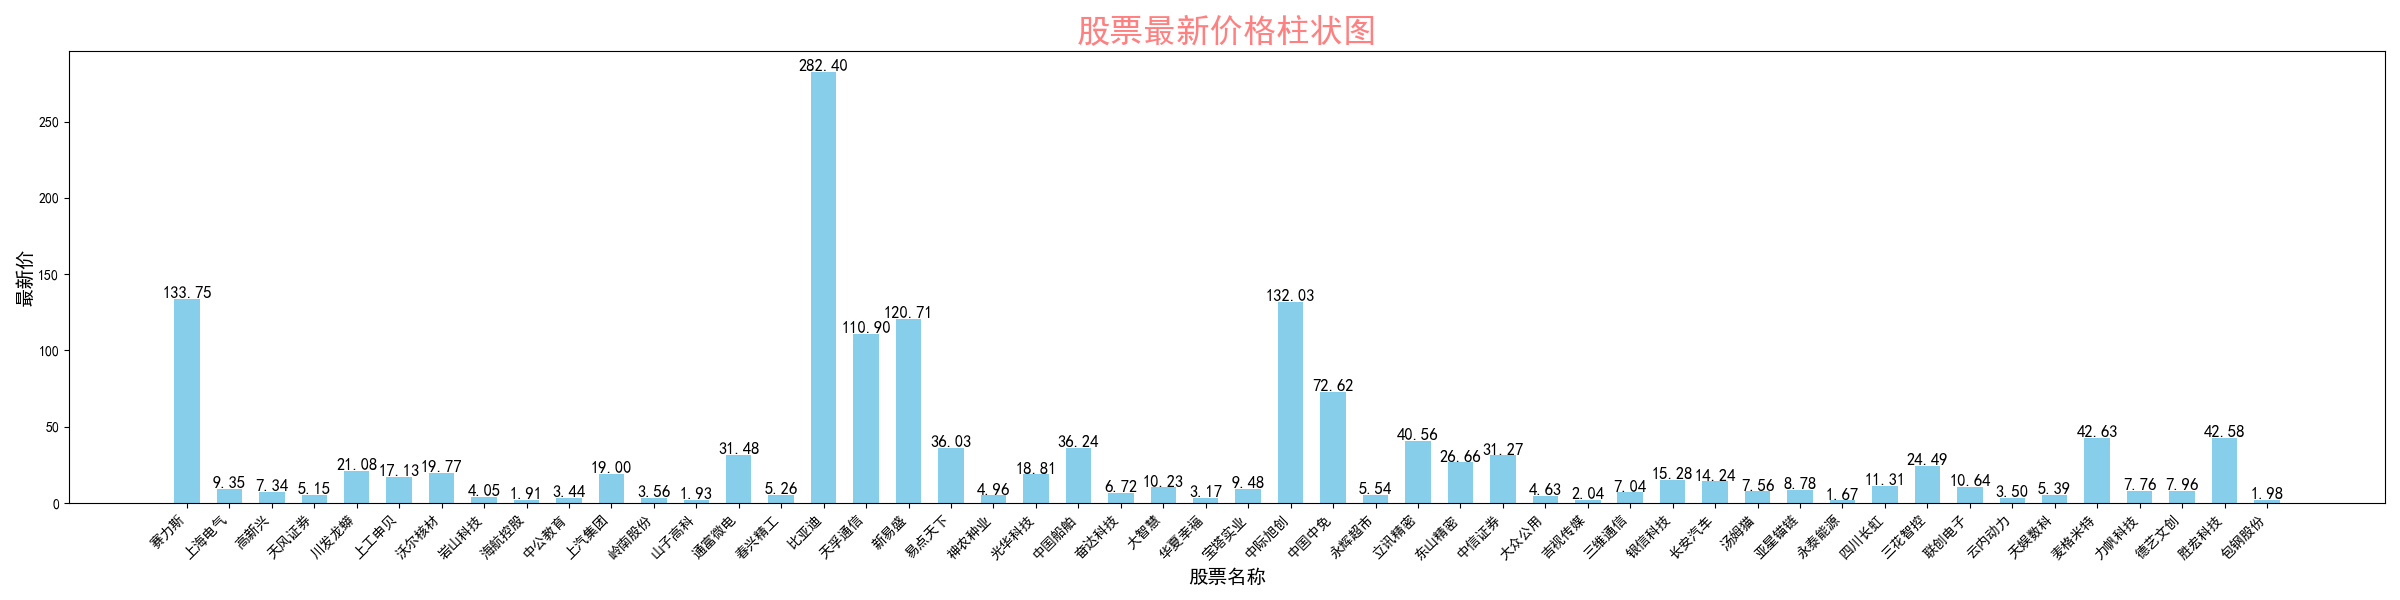

Reproduce this figure in Python.
import json
from matplotlib import pyplot as plt
from matplotlib import rcParams
from matplotlib.font_manager import FontProperties

# 设置中文字体
font_path = "C:/Windows/Fonts/simhei.ttf"  # 根据操作系统修改字体路径
font_prop = FontProperties(fname=font_path)  # 使用指定的字体
rcParams['font.family'] = font_prop.get_name()  # 全局设置字体

# 读取数据
json_file_path = '../实时资金流排行.json'
with open(json_file_path, 'r', encoding='utf-8') as f:
    json_loaded = json.load(f)

data = json_loaded["data"]

names = [item["名称"] for item in data]
prices = [item["最新价"] for item in data]

# 可视化
plt.figure(figsize=(24, 6))  # 设置更合适的图表大小
plt.bar(names, prices, color='skyblue', width=0.6)

# 添加标题和标签
plt.title('股票最新价格柱状图', fontsize=24, fontweight='black', color=(1, 0.5, 0.5))
plt.xlabel('股票名称', fontsize=14)
plt.ylabel('最新价', fontsize=14)

# 添加数值标注
for i, price in enumerate(prices):
    plt.text(i, price + 0.5, f'{price:.2f}', ha='center', fontsize=12)

# 显示图表
plt.xticks(rotation=45, ha='right')  # 旋转x轴标签，防止重叠
plt.tight_layout()  # 自动调整布局，避免内容被裁剪

# 保存图表
plt.savefig('最新价可视化.png')

print("end")
